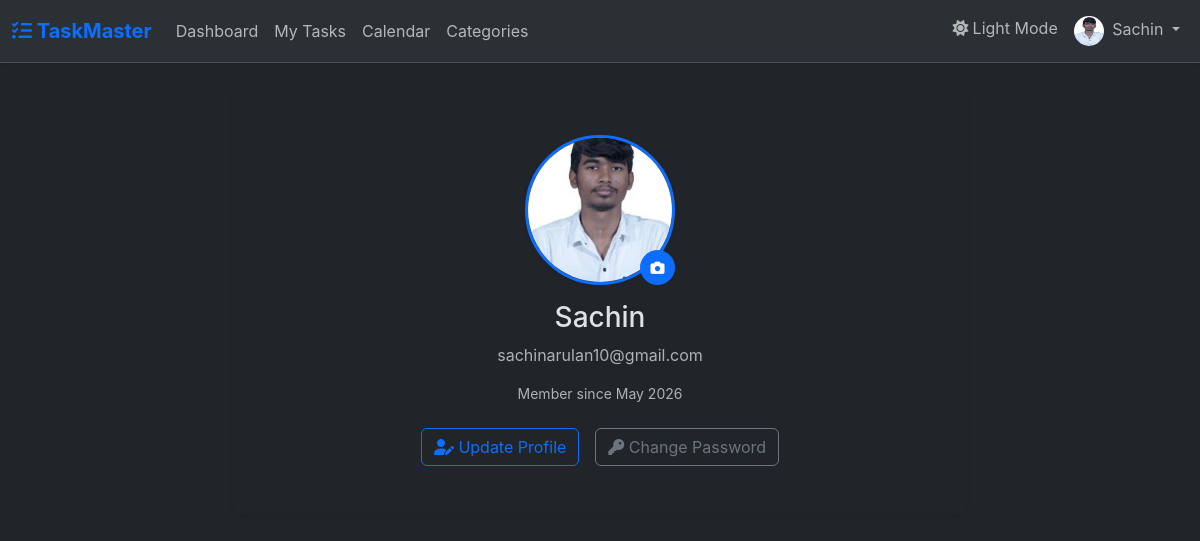
The page /profile (signed in) on the database its author committed.
### app/models.py (models this page shows, shortened)
class User(UserMixin, db.Model):
    id = db.Column(db.Integer, primary_key=True)
    username = db.Column(db.String(20), unique=True, nullable=False)
    email = db.Column(db.String(120), unique=True, nullable=False)
    password_hash = db.Column(db.String(256), nullable=False)
    profile_image = db.Column(db.String(20), nullable=False, default='default.jpg')
    dark_mode = db.Column(db.Boolean, default=False)
    created_at = db.Column(db.DateTime, nullable=False, default=datetime.utcnow)
    tasks = db.relationship('Task', backref='author', lazy=True)
    categories = db.relationship('Category', backref='owner', lazy=True)

### app/routes/main.py (the view)
@main_bp.route('/profile')
@login_required
def profile():
    profile_form = UpdateProfileForm()
    password_form = ChangePasswordForm()
    photo_form = UpdatePhotoForm()
    profile_form.username.data = current_user.username
    profile_form.email.data = current_user.email
    image_file = url_for('static', filename='uploads/' + current_user.profile_image)
    return render_template('main/profile.html', title='Profile', image_file=image_file,
                           profile_form=profile_form, password_form=password_form, photo_form=photo_form)

### app/models.py (called while the page is built)
@login_manager.user_loader
def load_user(id):
    return User.query.get(int(id))

### app/templates/main/profile.html (shortened to what this page needs)
{% extends "base.html" %}
{% block content %}
<div class="row justify-content-center">
    <div class="col-md-8 text-center mb-4">
        <div class="card shadow-sm">
            <div class="card-body py-5">
                <div class="position-relative d-inline-block mb-3">
                    <img class="rounded-circle profile-img-large shadow-sm" src="{{ image_file }}">
                    <button class="btn btn-sm btn-primary position-absolute bottom-0 end-0 rounded-circle" data-bs-toggle="modal" data-bs-target="#photoModal" title="Change Photo" style="width: 35px; height: 35px;">
                        <i class="fas fa-camera"></i>
                    </button>
                </div>
                <h3 class="card-title">{{ current_user.username }}</h3>
                <p class="text-muted">{{ current_user.email }}</p>
                <div class="mt-2 mb-4">
                    <p class="small text-muted mb-0">Member since {{ current_user.created_at.strftime('%B %Y') }}</p>
                </div>
                <div class="d-flex justify-content-center gap-3">
                    <button class="btn btn-outline-primary" data-bs-toggle="modal" data-bs-target="#profileModal">
                        <i class="fas fa-user-edit"></i> Update Profile
                    </button>
                    <button class="btn btn-outline-secondary" data-bs-toggle="modal" data-bs-target="#passwordModal">
                        <i class="fas fa-key"></i> Change Password
                    </button>
                </div>
            </div>
        </div>
    </div>
</div>
{% endblock %}

### app/templates/base.html (shortened to what this page needs)
<!DOCTYPE html>
<html lang="en" data-bs-theme="{% if current_user.is_authenticated and current_user.dark_mode %}dark{% else %}light{% endif %}">
<head>
    <link href="https://cdn.jsdelivr.net/npm/bootstrap@5.3.2/dist/css/bootstrap.min.css" rel="stylesheet">
    <link rel="stylesheet" href="https://cdnjs.cloudflare.com/ajax/libs/font-awesome/6.4.2/css/all.min.css">
    <link href="https://cdn.jsdelivr.net/npm/fullcalendar@5.11.3/main.min.css" rel="stylesheet">
    <link rel="stylesheet" href="{{ url_for('static', filename='css/style.css') }}">
</head>
<body>
    <nav class="navbar navbar-expand-lg bg-body-tertiary border-bottom shadow-sm">
        <div class="container-fluid">
            <a class="navbar-brand text-primary fw-bold" href="{{ url_for('main.index') }}">
                <i class="fas fa-tasks"></i> TaskMaster
            </a>
            <div class="collapse navbar-collapse" id="navbarContent">
                <ul class="navbar-nav me-auto mb-2 mb-lg-0">
                    {% if current_user.is_authenticated %}
                    <li class="nav-item"><a class="nav-link" href="{{ url_for('main.dashboard') }}">Dashboard</a></li>
                    <li class="nav-item"><a class="nav-link" href="{{ url_for('tasks.list_tasks') }}">My Tasks</a></li>
                    <li class="nav-item"><a class="nav-link" href="{{ url_for('main.calendar') }}">Calendar</a></li>
                    <li class="nav-item"><a class="nav-link" href="{{ url_for('categories.list_categories') }}">Categories</a></li>
                    {% endif %}
                </ul>
                <ul class="navbar-nav ms-auto">
                    {% if current_user.is_authenticated %}
                    <li class="nav-item">
                        <button class="btn btn-link nav-link d-flex align-items-center gap-1" id="theme-toggle">
                            <i class="fas fa-moon"></i> <span id="theme-text">Dark Mode</span>
                        </button>
                    </li>
                    <li class="nav-item dropdown">
                        <a class="nav-link dropdown-toggle" href="#" role="button" data-bs-toggle="dropdown">
                            <img src="{{ url_for('static', filename='uploads/' + current_user.profile_image) }}" class="rounded-circle me-1" width="30" height="30" alt="Profile">
                            {{ current_user.username }}
                        </a>
                    </li>
                    {% else %}
                    <li class="nav-item"><a class="nav-link" href="{{ url_for('auth.login') }}">Login</a></li>
                    <li class="nav-item"><a class="btn btn-primary" href="{{ url_for('auth.register') }}">Sign Up</a></li>
                    {% endif %}
                </ul>
            </div>
        </div>
    </nav>
    <main class="container py-4">
        {% block content %}{% endblock %}
    </main>
</body>
</html>

### app/static/css/style.css (style rules this page uses)
body { font-family: 'Inter', 'Segoe UI', Roboto, Helvetica, Arial, sans-serif; transition: background-color 0.3s ease, color 0.3s ease; }
.card { border: none; border-radius: 12px; box-shadow: 0 4px 6px rgba(0, 0, 0, 0.05); transition: transform 0.2s ease-in-out, box-shadow 0.2s ease-in-out; }
.profile-img-large { width: 150px; height: 150px; object-fit: cover; border: 3px solid #0d6efd; }
[data-bs-theme="dark"] .card { box-shadow: 0 4px 6px rgba(0, 0, 0, 0.3); }

### rows shown on the page
User: profile_image (picture), username "Sachin", email "sachinarulan10@gmail.com", created_at "May 2026"
